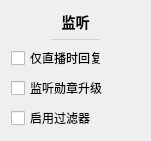
           <widget class="QWidget" name="liveOperatorSettingsCard" native="true">
            <property name="geometry">
             <rect>
              <x>190</x>
              <y>480</y>
              <width>151</width>
              <height>131</height>
             </rect>
            </property>
            <property name="styleSheet">
             <string notr="true">#liveOperatorSettingsCard
{
	background: #f7f7ff;
	border: none;
	border-radius: 5px;
}</string>
            </property>
            <layout class="QVBoxLayout" name="verticalLayout_40">
             <item>
              <widget class="QLabel" name="label_27">
               <property name="sizePolicy">
                <sizepolicy hsizetype="Preferred" vsizetype="Fixed">
                 <horstretch>0</horstretch>
                 <verstretch>0</verstretch>
                </sizepolicy>
               </property>
               <property name="styleSheet">
                <string notr="true">font-size: 14px;
font-weight: 500;</string>
               </property>
               <property name="text">
                <string>监听</string>
               </property>
               <property name="alignment">
                <set>Qt::AlignCenter</set>
               </property>
              </widget>
             </item>
             <item>
              <widget class="QWidget" name="widget_22" native="true">
               <property name="minimumSize">
                <size>
                 <width>0</width>
                 <height>1</height>
                </size>
               </property>
               <property name="maximumSize">
                <size>
                 <width>16777215</width>
                 <height>1</height>
                </size>
               </property>
               <property name="styleSheet">
                <string notr="true">background: lightgray;
margin: 40px;</string>
               </property>
              </widget>
             </item>
             <item>
              <widget class="QCheckBox" name="sendAutoOnlyLiveCheck">
               <property name="cursor">
                <cursorShape>PointingHandCursor</cursorShape>
               </property>
               <property name="toolTip">
                <string>&lt;html&gt;&lt;head/&gt;&lt;body&gt;&lt;p&gt;仅在主播直播时，自动发送弹幕&lt;/p&gt;&lt;p&gt;包括：自动欢迎、答谢送礼、答谢关注、定时任务、关键词自动回复、自动禁言的通知&lt;/p&gt;&lt;p&gt;手动发送弹幕不受影响&lt;/p&gt;&lt;/body&gt;&lt;/html&gt;</string>
               </property>
               <property name="styleSheet">
                <string notr="true"/>
               </property>
               <property name="text">
                <string>仅直播时回复</string>
               </property>
              </widget>
             </item>
             <item>
              <widget class="QCheckBox" name="listenMedalUpgradeCheck">
               <property name="cursor">
                <cursorShape>PointingHandCursor</cursorShape>
               </property>
               <property name="toolTip">
                <string>&lt;html&gt;&lt;head/&gt;&lt;body&gt;&lt;p&gt;监听赠送礼物后的勋章升级状况&lt;/p&gt;&lt;p&gt;产生 MEDAL_UPGRADE 事件&lt;/p&gt;&lt;/body&gt;&lt;/html&gt;</string>
               </property>
               <property name="text">
                <string>监听勋章升级</string>
               </property>
              </widget>
             </item>
             <item>
              <widget class="QCheckBox" name="enableFilterCheck">
               <property name="cursor">
                <cursorShape>PointingHandCursor</cursorShape>
               </property>
               <property name="toolTip">
                <string>&lt;html&gt;&lt;head/&gt;&lt;body&gt;&lt;p&gt;开启过滤器功能&lt;/p&gt;&lt;p&gt;可能会造成用户进场等情况的卡顿&lt;/p&gt;&lt;/body&gt;&lt;/html&gt;</string>
               </property>
               <property name="text">
                <string>启用过滤器</string>
               </property>
              </widget>
             </item>
            </layout>
           </widget>
